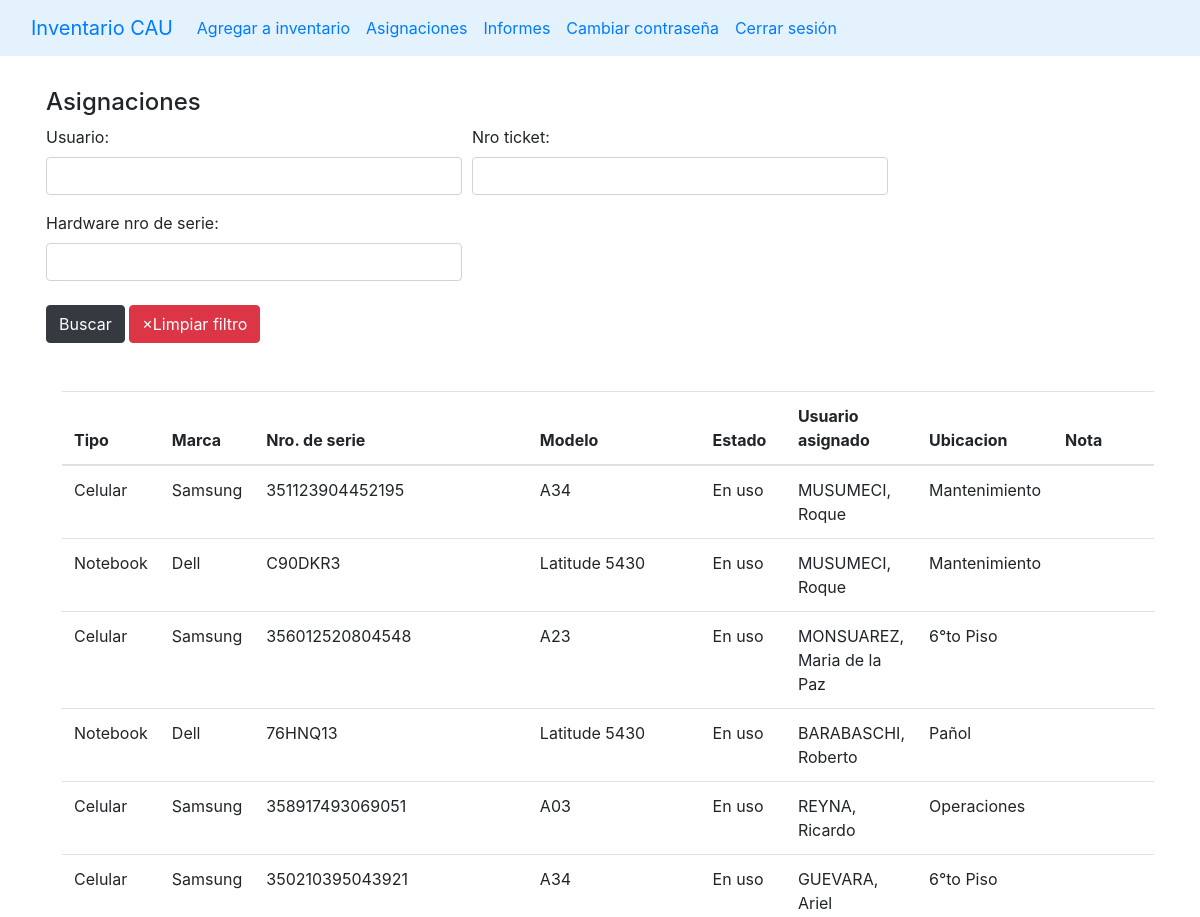
The page /asignaciones (signed in, upper part) on the database as committed earlier.
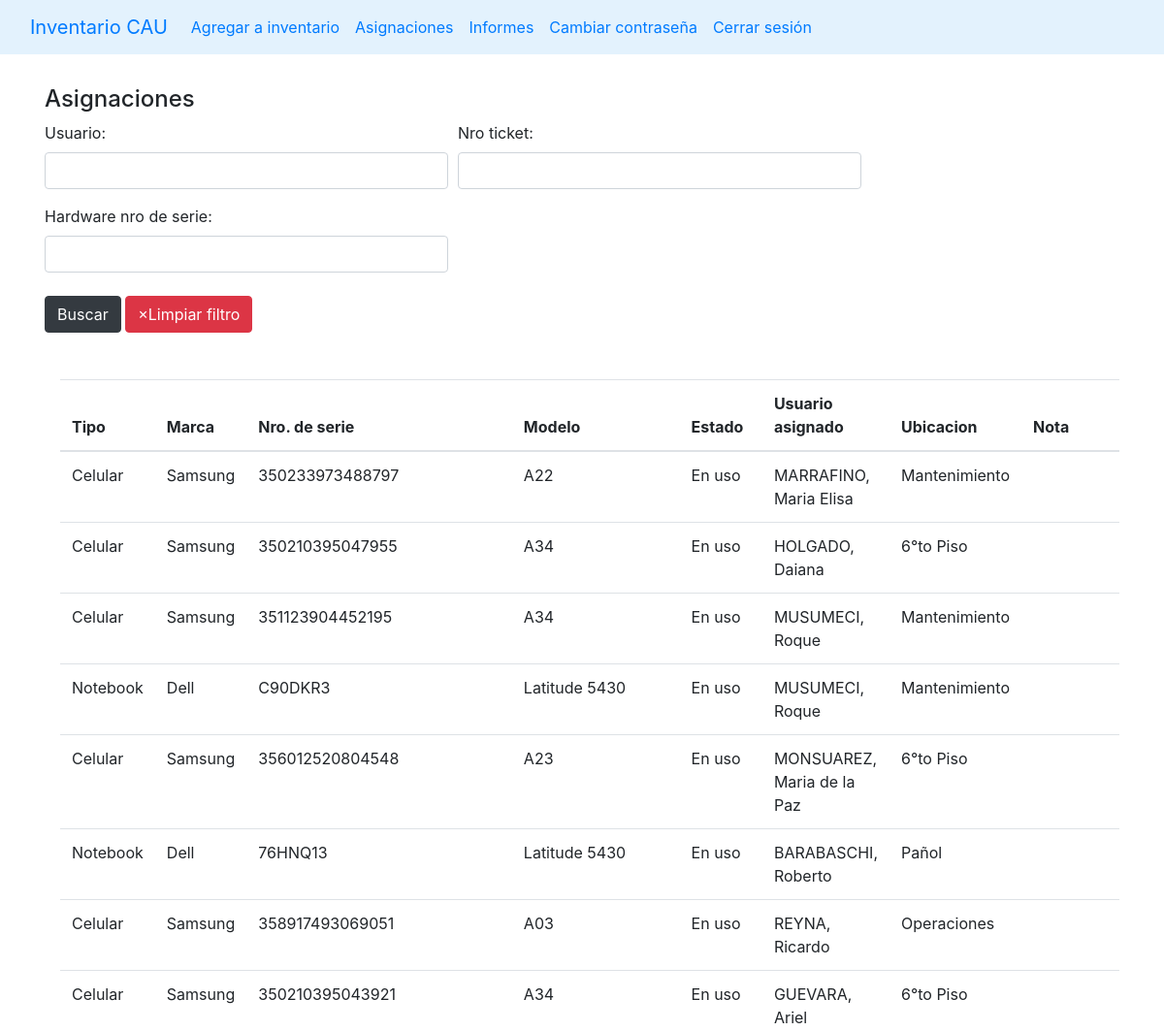
The same page on the database as committed later.
### stockaep/models.py (models this page shows, shortened)
class Asignacion(models.Model):
    hardware = models.ForeignKey(Hardware, on_delete=models.CASCADE)
    usuario = models.CharField(max_length=50)
    fecha_creacion = models.DateField(default=timezone.now)
    nro_ticket = models.CharField(blank=True, max_length=10)
    nota = models.TextField(blank=True, max_length=200)
    class Meta:
        ordering = ['fecha_creacion']

class Hardware(models.Model):
    origenes = (
        ('T4', 'T4'),
        ('CAU', 'CAU'),
        ('Yenny', 'Yenny')
    )
    tipo = models.ForeignKey(Tipo, on_delete=models.CASCADE)
    marca = models.ForeignKey(Marca, on_delete=models.CASCADE)
    modelo = models.ForeignKey(Modelo, on_delete=models.CASCADE)
    nro_de_serie = models.CharField(max_length=100, blank=True)
    ubicacion = models.ForeignKey(Ubicacion, on_delete=models.CASCADE)
    estado = models.ForeignKey(Estado, on_delete=models.CASCADE)
    observaciones = models.TextField(max_length=500, blank=True)
    origen = models.CharField(choices=origenes, max_length=10, default='CAU')
    nota = models.TextField(max_length=500, blank=True)
    class Meta:
        ordering = ['tipo']

class Tipo(models.Model):
    name = models.CharField(max_length=50, unique=True)
    class Meta:
        ordering = ['name']
    def __str__(self) -> str:
        return self.name

class Marca(models.Model):
    nombre = models.CharField(max_length=50, null=False, default='S/D', unique=True)
    class Meta:
        ordering = ['nombre']
    def __str__(self):
        return self.nombre

class Modelo(models.Model):
    nombre = models.CharField(max_length=100, null=False, default='S/D')
    class Meta:
        ordering = ['nombre']
    def __str__(self):
        return self.nombre

class Estado(models.Model):
    estados_hardware = (
    ("Nuevo", "Nuevo"),
    ('Activo', 'Activo'),
    ('En uso', 'En uso'),
    ('Fuera de Servicio', 'Fuera de Servicio'),
    ('Scrap', 'Scrap'),
    ('RMA', 'RMA')
)
    nombre = models.CharField(choices=estados_hardware, max_length=50)
    class Meta:
        ordering = ['nombre']
    def __str__(self):
        return f'{self.nombre}'

class Ubicacion(models.Model):
    nombre = models.CharField(max_length=50)
    class Meta:
        ordering = ['nombre']
    def __str__(self):
        return self.nombre

### stockaep/views.py (the view)
# urls.py: path('asignaciones', views.asignaciones, name='asignaciones'),
@login_required(login_url='login')
def asignaciones(request):
    ctx = {'link':'asignaciones'}
    asignaciones = Asignacion.objects.filter()
    f = AsignacionFilter(request.GET, queryset=Asignacion.objects.all())
    asignaciones_filtradas = f.qs
    ctx['filter'] = f
    ctx['asignaciones'] = asignaciones_filtradas
    return render(request, 'main.html', ctx)

### templates/main.html (shortened to what this page needs)
{% load static %}
<!DOCTYPE html>
<html lang="en">
<head>
    <link rel="stylesheet" href="https://stackpath.bootstrapcdn.com/bootstrap/4.5.0/css/bootstrap.min.css"0>
</head>
<body>
    {% include "navbar.html" %}
    {% if link == 'index' %}
        {% include 'list_hardware.html' %}
    {% elif link == 'create' %}
        {% include 'add_to_inventary.html' %}
    {% elif link == 'edit' %}
        {% include 'edit_hardware.html' %}
    {% elif link == 'notification' %}
        {% include 'notifications.html' %}
    {% elif link == 'asignaciones'%}
        {% include 'asignaciones.html' %}
    {% elif link == "admin_users" %}
        {% include "admin_users.html" %}
    {% elif link == "cambio_contraseña" %}
        {% include "cambio_contraseña.html" %}
    {% elif link == "realizar_informe" %}
        {% include "realizar_informe.html" %}
    {% endif %}
</body>
</html>

### templates/navbar.html (shortened to what this page needs)
  <nav class="navbar navbar-expand-lg bg-body-tertiary" style="background-color: #e3f2fd;" data-bs-theme="dark">
    <div class="container-fluid">
        <a class="navbar-brand" href="/">Inventario CAU</a>
        <div class="collapse navbar-collapse" id="navbarNavDropdown">
            <ul class="navbar-nav">
                <li class="nav-item">
                    <a class="nav-link" href="{% url 'create' %}">Agregar a inventario</a>
                </li>
                <li class="nav-item">
                    <a href="{% url 'asignaciones' %}" class="nav-link">Asignaciones</a>
                </li>
                <li class="nav-item">
                  <a href="{% url 'informes' %}" class="nav-link">Informes</a>
              </li>
                <li class="nav-item"><a href="{% url 'cambio_contraseña' %}" class="nav-link">Cambiar contraseña</a></li>
                <li class="nav-item"><a class="nav-link" href="/logout">Cerrar sesión</a></li>
            </ul>
        </div>
    </div>
</nav>

### templates/asignaciones.html (shortened to what this page needs)
{% load static%}
{% block content %}
<div class="container p-3">
    <h4 class="mt-3">Asignaciones</h4>
    <div class="input-group mb-3">
        <form method="get">
            <div class="form-row" >
                {% for field in filter.form %}
                <div class="form-group col-md-6" id="form-field-{{ forloop.counter0 }}">
                    {{ field.label_tag }}
                    {{ field }}
                </div>
                {% endfor %}
            </div>
            <button type="submit" class="btn btn-dark mb-3 mt-2">Buscar</button>
            <a as="button" class="btn btn-danger mb-3 mt-2" href="{% url 'asignaciones' %}">&times;Limpiar filtro</a>
        </form>
    </div>
    <div class="container p-3 table-responsive">
        <table class="table table-hover">
            <thead>
                <tr>
                    <th scope="col">Tipo</th>
                    <th scope="col">Marca</th>
                    <th scope="col">Nro. de serie</th>
                    <th scope="col">Modelo</th>
                    <th scope="col">Estado</th>
                    <th scope="col">Usuario asignado</th>
                    <th scope="col">Ubicacion</th>
                    <th scope="col">Nota</th>
                </tr>
            </thead>
            <tbody>
                {% for a in asignaciones reversed%}
                    <tr>
                        <td>{{a.hardware.tipo}}</td>
                        <td>{{a.hardware.marca}}</td>
                        <td>{{a.hardware.nro_de_serie}}</td>
                        <td>{{a.hardware.modelo}}</td>
                        <td>{{a.hardware.estado}}</td>
                        <td>{{a.usuario}}</td>
                        <td>{{a.hardware.ubicacion}}</td>
                        <td>{{a.nota}}</td>
                    </tr>
                {% endfor %}
            </tbody>
        </table>
    </div>
</div>
{% endblock %}

Rows that differ between the two databases and show on the page:
added Asignacion: hardware.tipo "Celular", hardware.marca "Samsung", hardware.nro_de_serie "350233973488797", hardware.modelo "A22", hardware.estado "En uso", usuario "MARRAFINO, Maria Elisa", hardware.ubicacion "Mantenimiento"
added Asignacion: hardware.tipo "Celular", hardware.marca "Samsung", hardware.nro_de_serie "350210395047955", hardware.modelo "A34", hardware.estado "En uso", usuario "HOLGADO, Daiana", hardware.ubicacion "6°to Piso"
